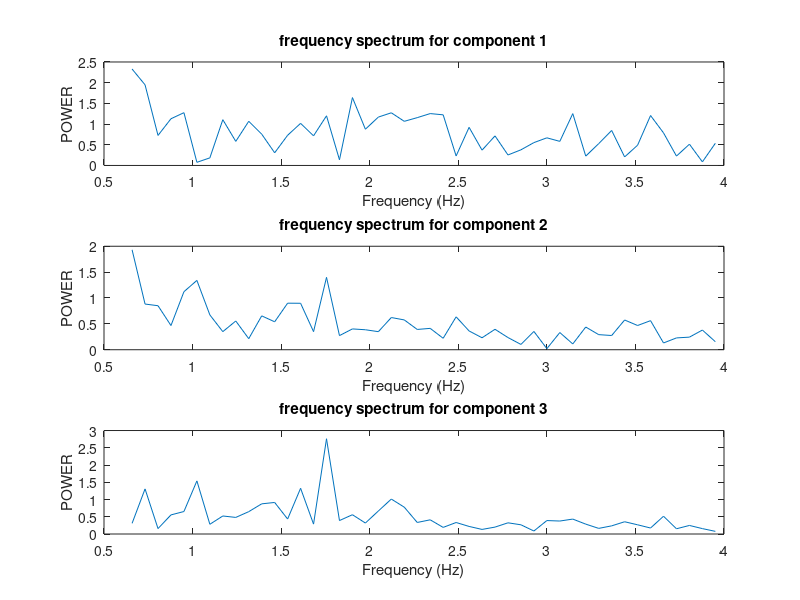

Reproduce this figure in MATLAB.
%%%%%%%%%%%%%%%%%%%%%%%%%%%%%%%%%%%%%%
%
% Creator : Lucas Marais
% Date : 06/02/23
% Time : 14:20:00
% just making the things done and if you cross your fingers it works
%
%
% Last update : Lucas
% D-T : 06/02/2023-14:16:00
%
%%%%%%%%%%%%%%%%%%%%%%%%%%%%%%%%%%%%%%
%
%Done in python
%
%%%%%%%%%%%%%%%%%%%%%%%%%%%%%%%%%%%%%%%%%%%%%%%%%%%%%%%%%%%%%%
#extract the data under the form of a matrix
data = dlmread('results.txt');
#data = normal(data);
#[icasig] = FastICA(data);
%disp(icasig)




%%%%%%%%%%%%%%%%%%%%%%%%%%
##for i=1:3
##  m = mean(data(:,i));
##  SD = std(data(:,i));
##  for j=1:size(data,1)
##    data(j,i)=(data(j,i)-m)/SD;
##  endfor
##endfor
%%%%%%%%%%%%%%%%%%%%%%%%%%%%%%%%%%%%%%%%%%%%%%%%%%%%%%%%%%%%%%
%
%Not done in python from this point
%
%%%%%%%%%%%%%%%%%%%%%%%%%%%%%%%%%%%%%%%%%%%%%%%%%%%%%%%%%%%%%%






#separate the 3 sets of data (colonnes)
r = data(:,1);
g = data(:,2);
b = data(:,3);
#do the fast fourrier transform on each set
fftR = fft(r);
fftG = fft(g);
fftB = fft(b);
#find frequency from frame rate
N = length(r);

fr = 30;
f = (0:N-1)*fr/N;

#cut the desired range of values
f_min = 0.6;
f_max = 4;
idx_min = find(f >= f_min, 1);
idx_max = find(f <= f_max, 1, 'last');
f_filtered = f(idx_min:idx_max);
fftR_filtered = fftR(idx_min:idx_max);
fftG_filtered = fftG(idx_min:idx_max);
fftB_filtered = fftB(idx_min:idx_max);

#extract the max values for each sets and their corresponding frequency
[R_max, R_idx] = max(abs(fftR_filtered));
R_freq = f_filtered(R_idx);

[G_max, G_idx] = max(abs(fftG_filtered));
G_freq = f_filtered(G_idx);

[B_max, B_idx] = max(abs(fftB_filtered));
B_freq = f_filtered(B_idx);

#Plot just to visualize
figure;
subplot(3,1,1);
plot(f_filtered, abs(fftR_filtered));
xlabel('Frequency (Hz)');
ylabel('POWER');
title('frequency spectrum for component 1');

subplot(3,1,2);
plot(f_filtered, abs(fftG_filtered));
xlabel('Frequency (Hz)');
ylabel('POWER');
title('frequency spectrum for component 2');

subplot(3,1,3);
plot(f_filtered, abs(fftB_filtered));
xlabel('Frequency (Hz)');
ylabel('POWER');
title('frequency spectrum for component 3');


#Take the max value from the max of the 3 fft sets and process the heart rate
val_freq = [R_max R_freq; G_max G_freq; B_max B_freq];

[val_max, idx] = max(val_freq(:,1));
freq_max = val_freq(idx,2);
fprintf("BPM : %f\n", freq_max*60);